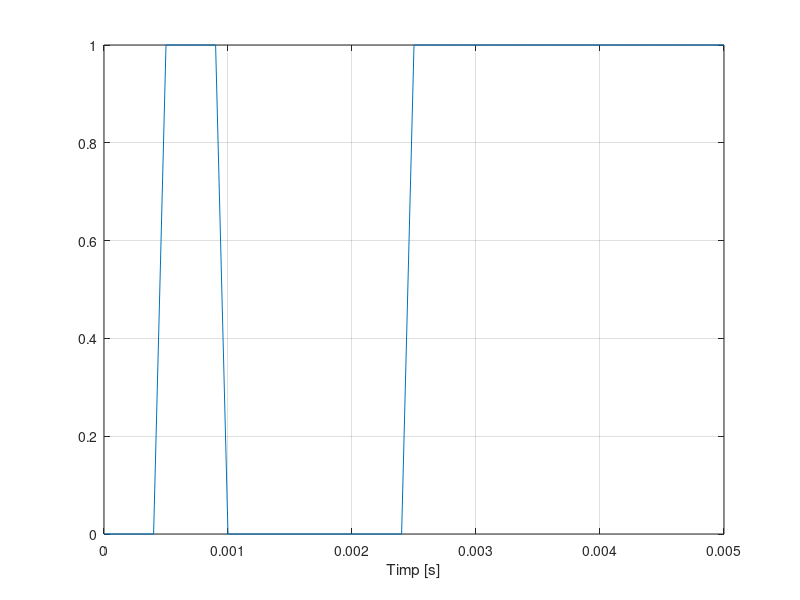
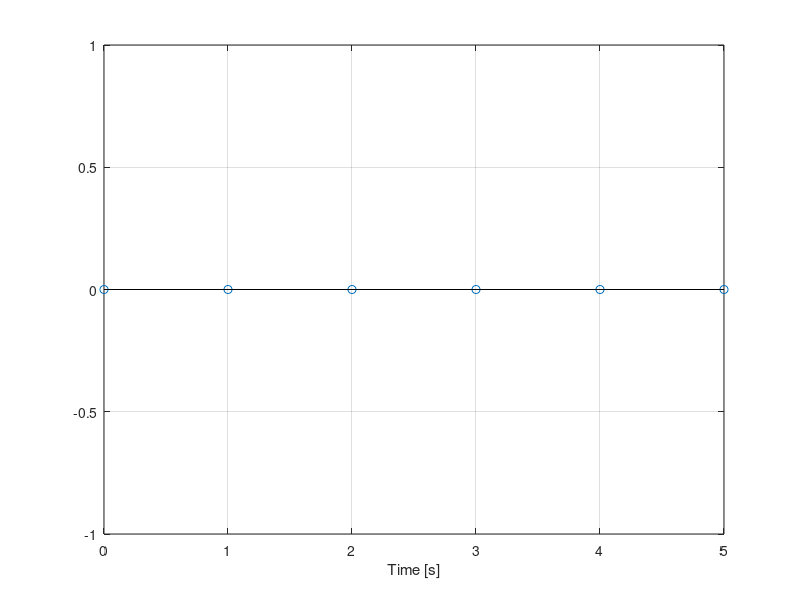

Recreate these plots in MATLAB, in order.
F=1/0.5*1000;
t=0:0.0001:0.005;
%Facem din semnalul binar ce ar fi dat doar de randi un semnal sinusoidal

%Am ales 10 perioade
%Un semnal binar se reprezinta ca un semnal dreptunghiular ce isi pastreaza
%valoarea pe parcursul unei perioade. Mai jos, comentat, este si semnalul
%sinusoidal in functie de valorile aleatoare.

n=length(t);
sc=zeros(1,n);
for i=1:5:n
    sc(1,i)=randi([0,1],1)
 
end
    
    

for i=1:5:n
    if(sc(i)==1)
        if(i<n)
        sc(i:i+4)=1;
        else
            continue
        end
    else if (i<n)
        sc(i:i+4)=0;
    else
       continue
         end
    end
end

figure (1)

plot(t,sc),xlabel('Timp [s]'),grid


%Am construit semnalul cu un for deoarece nu ma lasa sa imultesc functia
%randi cu o matrice

%for i=1:1:n
   % sc(i)=sc(i) *sin(2*pi*F*t(i))
%end

%figure (1)
%plot(t,sc),xlabel('Timp [s]'),grid



Fs=12000;
w0=2*pi*F/Fs;
N=0.5*12;
r=0:N-1;
s=zeros(1,length(r))
for i=1:1:length(r)
    s(i)=sc(1,1);
end

figure (2)

stem(r,s),xlabel('Time [s]'),grid

clear

%Esantionul se realizeaza pe o perioada. Pe o perioada functia ce defineste
%bite-ul isi pastreaza valoarea. Astfel nu vom avea variatii ale valoriilor
%esantioanelor. Mai jos este si pentru modelul de functie sinusoidala.




%Fs=12000;
%w0=2*pi*F/Fs;
%N=0.5*12;
%r=0:N-1;
%s=zeros(1,length(r))
%for i=1:1:length(r)
%    s(1,i)=sc(1,1) * sin(w0*n);
%end
%
%figure (2)
%
%stem(r,s),xlabel('Time [s]'),grid





